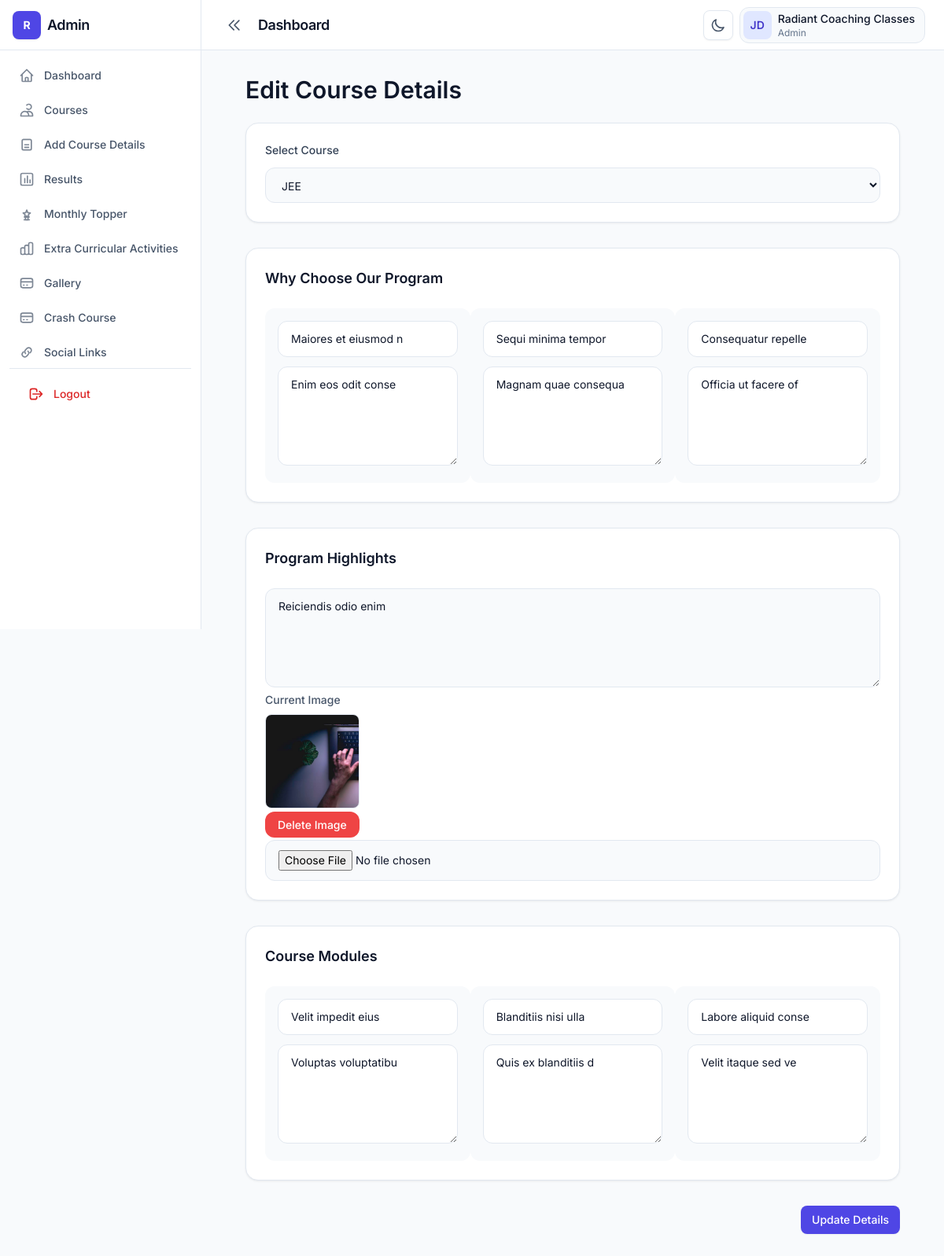
/edit-details.php?id=9 (signed in), run on the app's committed database.
### tables this page shows
CREATE TABLE IF NOT EXISTS `course_details` (
  `id` int NOT NULL AUTO_INCREMENT,
  `course_id` int DEFAULT NULL,
  `why_title_1` varchar(255) DEFAULT NULL,
  `why_description_1` text,
  `why_title_2` varchar(255) DEFAULT NULL,
  `why_description_2` text,
  `why_title_3` varchar(255) DEFAULT NULL,
  `why_description_3` text,
  `program_highlight` text,
  `highlight_image` varchar(255) DEFAULT NULL,
  `module_title_1` varchar(255) DEFAULT NULL,
  `module_description_1` text,
  `module_title_2` varchar(255) DEFAULT NULL,
  `module_description_2` text,
  `module_title_3` varchar(255) DEFAULT NULL,
  `module_description_3` text,
  `created_at` date DEFAULT NULL,
  `updated_at` date DEFAULT NULL,
  PRIMARY KEY (`id`)
);

CREATE TABLE IF NOT EXISTS `courses` (
  `id` int NOT NULL AUTO_INCREMENT,
  `title` varchar(100) DEFAULT NULL,
  `description` text,
  `status` tinyint(1) DEFAULT '1',
  `created_at` timestamp NULL DEFAULT CURRENT_TIMESTAMP,
  `updated_at` timestamp NULL DEFAULT CURRENT_TIMESTAMP ON UPDATE CURRENT_TIMESTAMP,
  PRIMARY KEY (`id`)
);

### src/edit-details.php (the view, shortened to what this page needs)
<?php
include('../conn.php');
$id = $_GET['id'];
$stmt = $conn->prepare("
    SELECT *
    FROM course_details
    WHERE id = :id
");
$stmt->execute([
    ':id' => $id
]);
$detail = $stmt->fetch(PDO::FETCH_ASSOC);
$stmt = $conn->prepare("
    SELECT *
    FROM courses
    ORDER BY title ASC
");
$stmt->execute();
$courses = $stmt->fetchAll(PDO::FETCH_ASSOC);
?>
<!DOCTYPE html>
<html lang="en" class="h-full">
<head>
    <link rel="stylesheet"
        href="../dist/css/output.css" />
</head>
<body class="h-full bg-slate-50 text-slate-900 dark:bg-slate-950 dark:text-slate-100">
    <div class="flex min-h-full">
        <?php include('sidebar.php'); ?>
        <div class="flex min-h-screen flex-1 flex-col lg:min-h-0">
            <?php include('header.php'); ?>
            <main class="flex-1 overflow-auto p-4 lg:p-8">
                <div class="container max-w-5xl">
                    <div class="mb-6">
                        <h2 class="text-display-sm text-slate-900 dark:text-white">
                            Edit Course Details
                        </h2>
                    </div>
                    <form method="POST"
                        enctype="multipart/form-data">
                        <div class="space-y-8">
                            <div class="rounded-2xl border border-slate-200 bg-white p-6 shadow-card dark:border-slate-800 dark:bg-slate-900">
                                <label class="mb-3 block text-sm font-medium text-slate-700 dark:text-slate-300">
                                    Select Course
                                </label>
                                <select
                                    name="course_id"
                                    required
                                    class="w-full rounded-xl border border-slate-200 bg-slate-50 px-4 py-3 text-sm dark:border-slate-700 dark:bg-slate-950">
                                    <?php foreach ($courses as $course) { ?>
                                        <option
                                            value="<?php echo $course['id']; ?>"
                                            <?php echo ($course['id'] == $detail['course_id']) ? 'selected' : ''; ?>>
                                            <?php echo $course['title']; ?>
                                        </option>
                                    <?php } ?>
                                </select>
                            </div>
                            <div class="rounded-2xl border border-slate-200 bg-white p-6 shadow-card dark:border-slate-800 dark:bg-slate-900">
                                <h3 class="mb-6 text-lg font-semibold">
                                    Why Choose Our Program
                                </h3>
                                <div class="grid gap-5 lg:grid-cols-3">
                                    <?php for ($i = 1; $i <= 3; $i++) { ?>
                                        <div class="space-y-3 rounded-xl bg-slate-50 p-4 dark:bg-slate-950">
                                            <input
                                                type="text"
                                                name="why_title_<?php echo $i; ?>"
                                                value="<?php echo $detail['why_title_' . $i] ?? ''; ?>"
                                                class="w-full rounded-xl border border-slate-200 bg-white px-4 py-3 text-sm dark:border-slate-700 dark:bg-slate-900" />
                                            <textarea
                                                name="why_description_<?php echo $i; ?>"
                                                rows="5"
                                                class="w-full rounded-xl border border-slate-200 bg-white px-4 py-3 text-sm dark:border-slate-700 dark:bg-slate-900"><?php echo $detail['why_description_' . $i] ?? ''; ?></textarea>
                                        </div>
                                    <?php } ?>
                                </div>
                            </div>
                            <div class="rounded-2xl border border-slate-200 bg-white p-6 shadow-card dark:border-slate-800 dark:bg-slate-900">
                                <h3 class="mb-6 text-lg font-semibold">
                                    Program Highlights
                                </h3>
                                <div class="space-y-5">
                                    <textarea
                                        name="program_highlight"
                                        rows="5"
                                        class="w-full rounded-xl border border-slate-200 bg-slate-50 px-4 py-3 text-sm dark:border-slate-700 dark:bg-slate-950"><?php echo $detail['program_highlight'] ?? ''; ?></textarea>
                                    <?php if (!empty($detail['highlight_image'])) { ?>
                                        <div class="space-y-2">
                                            <div class=" mb-2 w-40">
                                                <p class="mb-2 text-sm font-medium text-slate-600 dark:text-slate-300">
                                                    Current Image
                                                </p>
                                                <img
    src="uploads/course-details/<?php echo $detail['highlight_image']; ?>"
    style="width:120px; height:120px;"
    class="object-cover rounded-lg border border-slate-200 dark:border-slate-700" />
                                            </div>
                                            <a
                                                href="delete-image.php?id=<?php echo $detail['id']; ?>&table=course_details&folder=uploads/course-details&redirect=edit-details.php&foreign_key=id"
                                                onclick="return confirm('Delete this image?')"
                                                class="inline-flex mt-1 items-center justify-center rounded-xl bg-red-500 px-4 py-2 text-sm font-medium text-white transition hover:bg-red-600">
                                                Delete Image
                                            </a>
                                        </div>
                                    <?php } ?>
                                    <input
                                        type="file"
                                        name="highlight_image"
                                        class="block w-full mt-2 rounded-xl border border-slate-200 bg-slate-50 px-4 py-3 text-sm dark:border-slate-700 dark:bg-slate-950" />
                                </div>
                            </div>
                            <div class="rounded-2xl border border-slate-200 bg-white p-6 shadow-card dark:border-slate-800 dark:bg-slate-900">
                                <h3 class="mb-6 text-lg font-semibold">
                                    Course Modules
                                </h3>
                                <div class="grid gap-5 lg:grid-cols-3">
                                    <?php for ($i = 1; $i <= 3; $i++) { ?>
                                        <div class="space-y-3 rounded-xl bg-slate-50 p-4 dark:bg-slate-950">
                                            <input
                                                type="text"
                                                name="module_title_<?php echo $i; ?>"
                                                value="<?php echo $detail['module_title_' . $i] ?? ''; ?>"
                                                class="w-full rounded-xl border border-slate-200 bg-white px-4 py-3 text-sm dark:border-slate-700 dark:bg-slate-900" />
                                            <textarea
                                                name="module_description_<?php echo $i; ?>"
                                                rows="5"
                                                class="w-full rounded-xl border border-slate-200 bg-white px-4 py-3 text-sm dark:border-slate-700 dark:bg-slate-900"><?php echo $detail['module_description_' . $i] ?? ''; ?></textarea>
                                        </div>
                                    <?php } ?>
                                </div>
                            </div>
                            <div class="flex justify-end">
                                <button
                                    type="submit"
                                    name="update_details"
                                    class="btn btn-primary">
                                    Update Details
                                </button>
                            </div>
                        </div>
                    </form>
                </div>
            </main>
        </div>
    </div>
</body>
</html>

### data on the page
course_details: course_id "JEE", why_title_1 "Maiores et eiusmod n", why_description_1 "Enim eos odit conse", why_title_2 "Sequi minima tempor", why_description_2 "Magnam quae consequa", why_title_3 "Consequatur repelle", why_description_3 "Officia ut facere of", program_highlight "Reiciendis odio enim", highlight_image (picture), module_title_1 "Velit impedit eius", module_description_1 "Voluptas voluptatibu", module_title_2 "Blanditiis nisi ulla", module_description_2 "Quis ex blanditiis d", module_title_3 "Labore aliquid conse", module_description_3 "Velit itaque sed ve"
